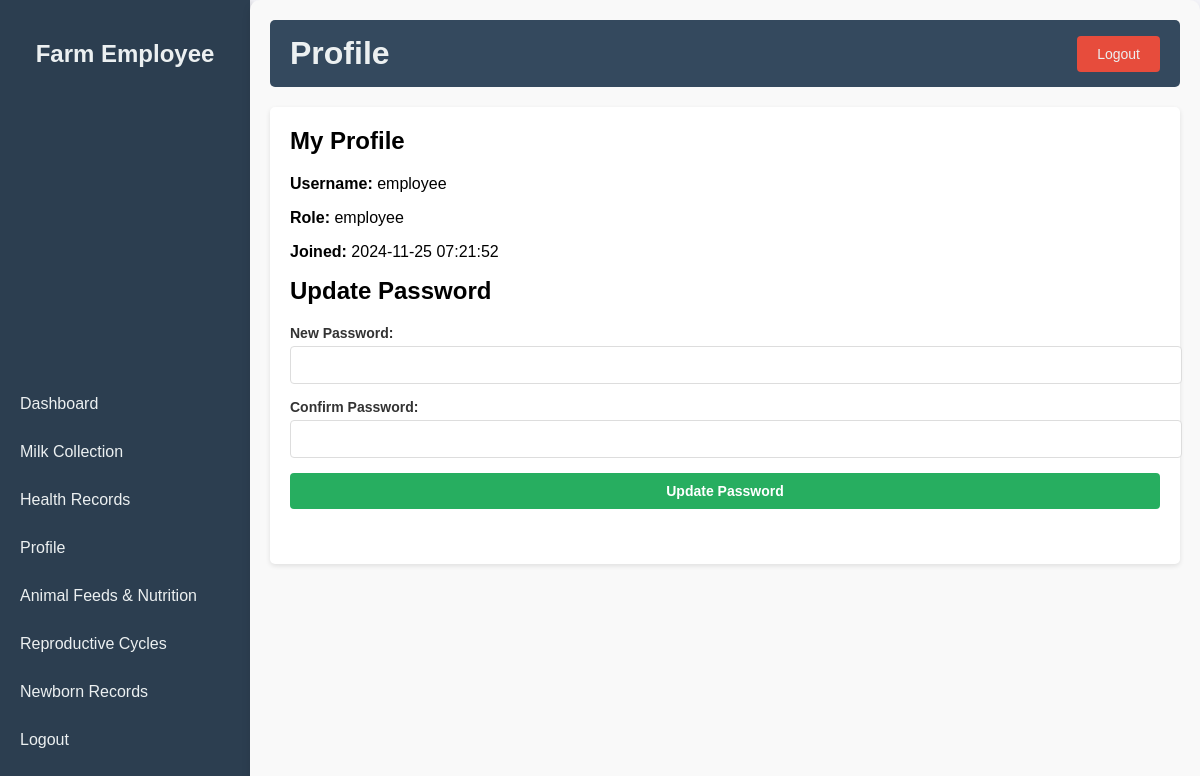
The app's page /profile.php (signed in) with its own data.
### tables this page shows
CREATE TABLE `tblusers` (
  `user_id` int(10) UNSIGNED NOT NULL,
  `username` varchar(100) NOT NULL,
  `password` varchar(255) NOT NULL,
  `role` enum('admin','veterinarian','employee') NOT NULL,
  `created_at` timestamp NOT NULL DEFAULT current_timestamp(),
  `email` varchar(255) NOT NULL
);

### profile.php (the view, shortened to what this page needs)
<?php
include('db_connect.php');
$user_id = $_SESSION['user_id'];
$query = "SELECT * FROM tblusers WHERE user_id = '$user_id'";
$result = mysqli_query($con, $query);
$user = mysqli_fetch_assoc($result);
?>
<!DOCTYPE html>
<html lang="en">
<head>
    <link rel="stylesheet" href="style1.css">
</head>
<body>
    <div class="container">
        <div class="sidebar">
            <h2>Farm Employee</h2>
            <ul>
                <li><a href="employee_dashboard.php">Dashboard</a></li>
                <li><a href="milk_collection.php">Milk Collection</a></li>
                <li><a href="health_records.php">Health Records</a></li>
                <li><a href="profile.php">Profile</a></li>
                <li><a href="feeds_nutrition.php">Animal Feeds & Nutrition</a></li>
                <li><a href="reproductive_cycles.php">Reproductive Cycles</a></li>
                <li><a href="newborn_records.php">Newborn Records</a></li>
                <li><a href="logout.php">Logout</a></li>
            </ul>
        </div>
        <div class="main-content">
            <div class="header">
                <h1>Profile</h1>
                <a href="logout.php" class="logout-btn">Logout</a>
            </div>
            <div class="content">
                <h2>My Profile</h2>
                <p><strong>Username:</strong> <?php echo $user['username']; ?></p>
                <p><strong>Role:</strong> <?php echo $user['role']; ?></p>
                <p><strong>Joined:</strong> <?php echo $user['created_at']; ?></p>
                <h2>Update Password</h2>
                <form method="post">
                    <label for="new_password">New Password:</label>
                    <input type="password" name="new_password" required>
                    <label for="confirm_password">Confirm Password:</label>
                    <input type="password" name="confirm_password" required>
                    <button type="submit" name="update_password">Update Password</button>
                </form>
            </div>
        </div>
    </div>
</body>
</html>

### style1.css (style rules this page uses)
body { font-family: Arial, sans-serif; margin: 0; padding: 0; background-color: #f4f4f9; }
.container { display: flex; height: 100vh; overflow: hidden; }
.sidebar { width: 250px; background-color: #2c3e50; color: #ecf0f1; display: flex; flex-direction: column; justify-content: space-between; padding: 20px 0; box-shadow: 2px 0 5px rgba(0, 0, 0, 0.1); }
.sidebar h2 { text-align: center; margin-bottom: 20px; }
.sidebar ul { list-style: none; padding: 0; }
.sidebar ul li { padding: 15px 20px; }
.sidebar ul li a { color: #ecf0f1; text-decoration: none; display: block; transition: background 0.3s ease; }
.main-content { flex: 1; padding: 20px; display: flex; flex-direction: column; overflow-y: auto; }
.header { display: flex; justify-content: space-between; align-items: center; background-color: #34495e; color: #ecf0f1; padding: 15px 20px; border-radius: 5px; margin-bottom: 20px; }
.header h1 { margin: 0; }
.logout-btn { color: #ecf0f1; background-color: #e74c3c; border: none; padding: 10px 20px; border-radius: 4px; text-decoration: none; font-size: 14px; cursor: pointer; transition: background 0.3s ease; }
.content { background: #ffffff; padding: 20px; border-radius: 5px; box-shadow: 0 2px 5px rgba(0, 0, 0, 0.1); }
.content h2 { margin-top: 0; }
.content form label { font-size: 14px; margin-bottom: 5px; display: block; color: #333; }
.content form input, .content form button { width: 100%; padding: 10px; margin-bottom: 15px; border: 1px solid #ddd; border-radius: 4px; font-size: 14px; }
.content form button { background-color: #27ae60; color: #fff; cursor: pointer; border: none; font-weight: bold; transition: background 0.3s ease; }
.main-content { padding: 20px; background: #f9f9f9; border-radius: 10px; box-shadow: 0 4px 8px rgba(0, 0, 0, 0.1); }
form { margin-bottom: 20px; }
form label { display: block; margin-bottom: 5px; color: #555; font-weight: bold; }
form button { background-color: #5cb85c; color: white; padding: 10px 15px; border: none; border-radius: 5px; cursor: pointer; }

### records on screen
tblusers: username "employee", role "employee", created_at "2024-11-25 07:21:52"
